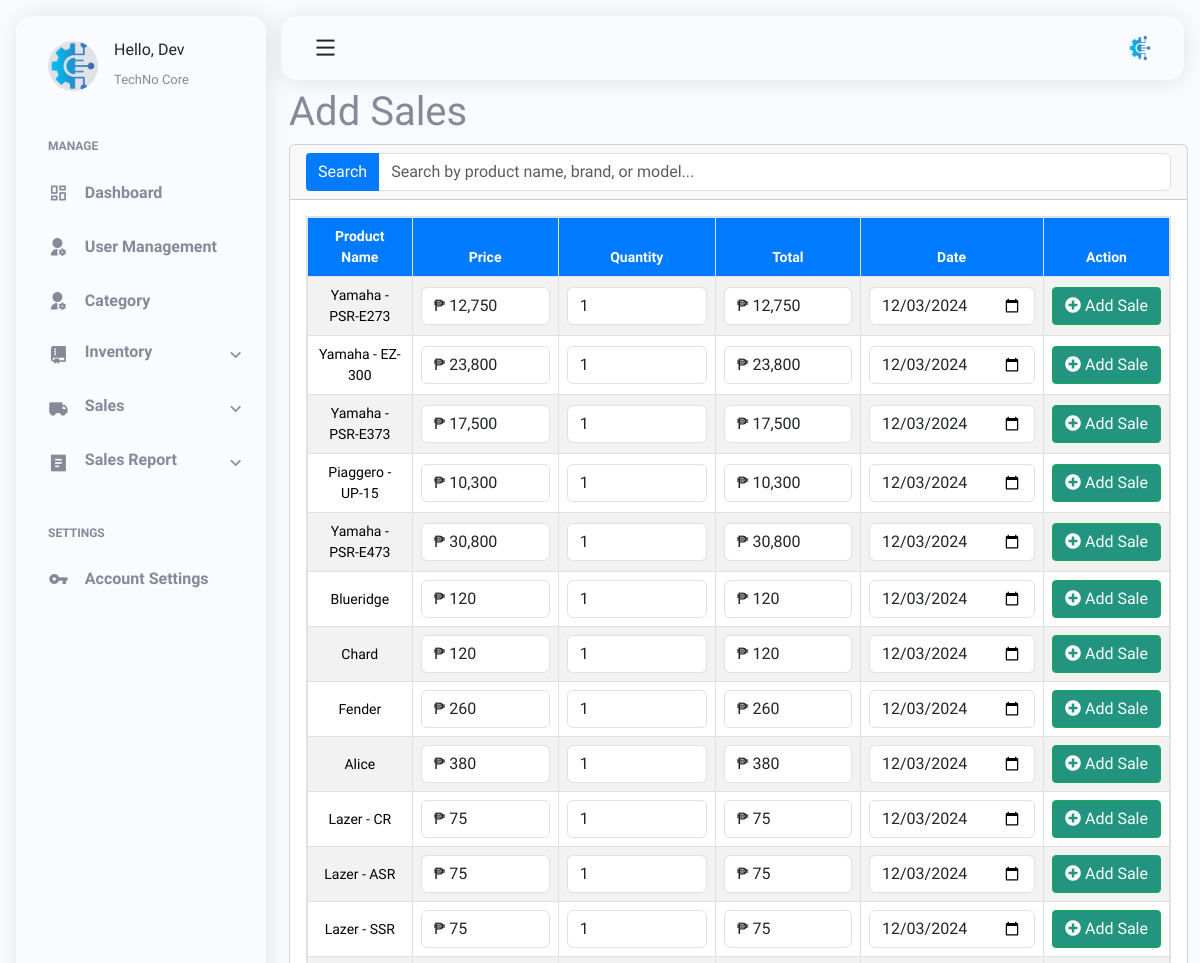
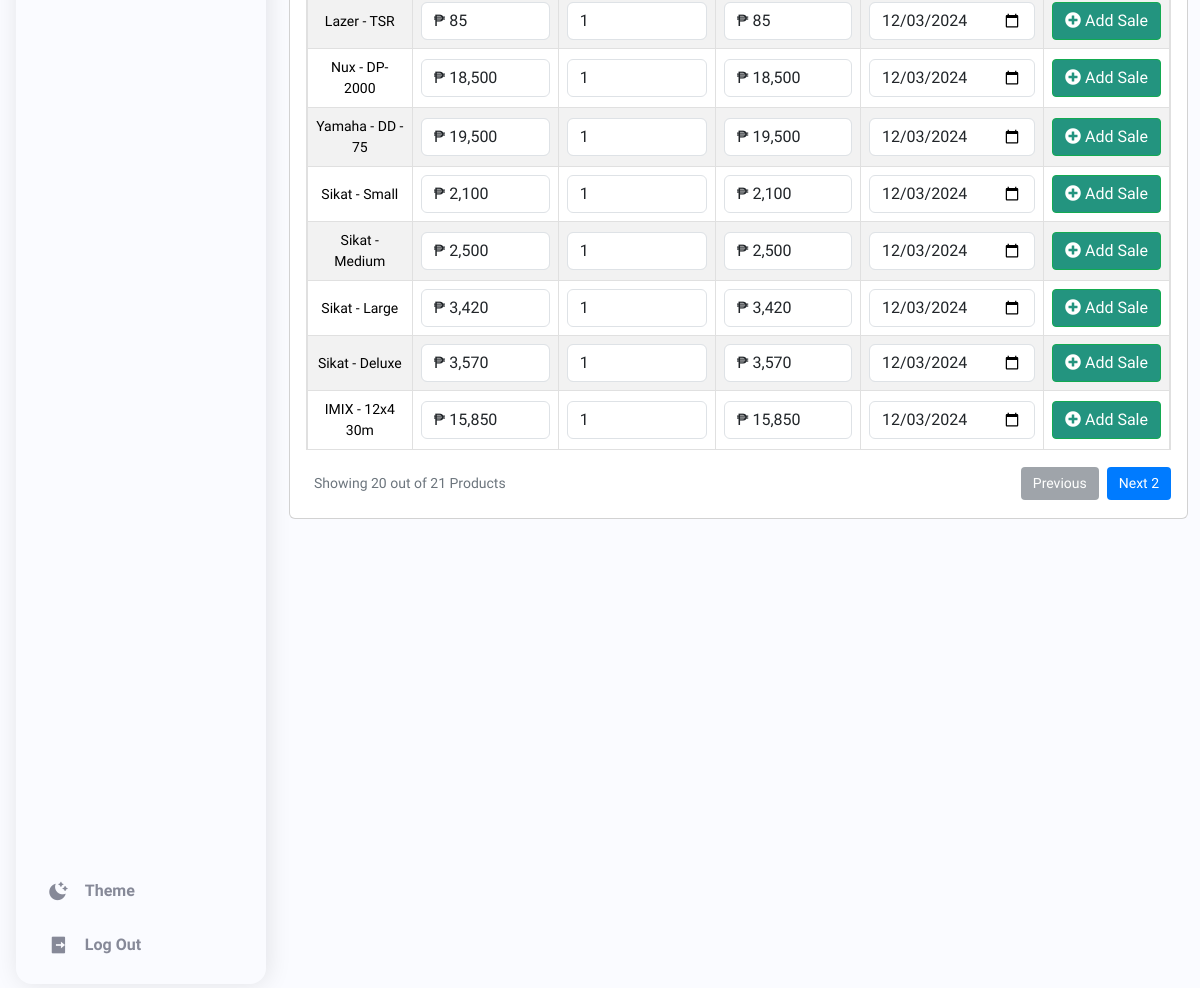
/pages/add_sales.php (signed in), run on the app's committed database (2 pictures, top to bottom).
### tables this page shows
CREATE TABLE `products` (
  `prod_id` int(11) UNSIGNED NOT NULL,
  `photo` varchar(255) DEFAULT NULL,
  `name` varchar(255) NOT NULL,
  `quantity` varchar(50) DEFAULT NULL,
  `prod_brand` varchar(100) DEFAULT NULL,
  `prod_model` varchar(100) DEFAULT NULL,
  `sale_price` decimal(25,2) NOT NULL,
  `categorie_id` int(11) UNSIGNED NOT NULL,
  `media_id` int(11) DEFAULT 0,
  `created_at` timestamp NOT NULL DEFAULT current_timestamp(),
  `updated_at` timestamp NOT NULL DEFAULT current_timestamp()
);

### pages/add_sales.php (the view, shortened to what this page needs)
<?php
include('../layouts/header.php');
require_once '../includes/load.php';
$searchTerm = isset($_GET['ProductSearch']) ? trim($_GET['ProductSearch']) : '';
$quantities = isset($_GET['quantity']) ? $_GET['quantity'] : [];
global $conn;
?>
<link rel="stylesheet" href="../lib/addsales/addsales.css">
<main class="main container" id="main">
    <?php include('../layouts/sidebar.php'); ?>
    <h1 class="dash-fix">Add Sales</h1>
    <div class="main__container">
        <div class="col-lg-12">
            <div class="card">
                <div class="card-header">
                    <form action="" method="get" id="searchForm">
                        <div class="input-group">
                            <button type="submit" class="btn btn-primary">Search</button>
                            <input type="text" class="form-control" name="ProductSearch" id="ProductSearch"
                                placeholder="Search by product name, brand, or model..."
                                value="<?= htmlspecialchars($searchTerm) ?>" required>
                        </div>
                    </form>
                </div>
                <div class="card-body">
                    <div class="table-responsive" style="height: 61vh; overflow-y: auto;">
                        <form action="" method="get" id="salesForm">
                            <table class="table table-striped table-bordered"
                                style="text-align: center; vertical-align: middle;">
                                <thead>
                                    <tr>
                                        <th>Product Name</th>
                                        <th>Price</th>
                                        <th>Quantity</th>
                                        <th>Total</th>
                                        <th>Date</th>
                                        <th>Action</th>
                                    </tr>
                                </thead>
                                <tbody id="productTableBody">
                                    <?php
                                    if (!empty($searchTerm)) {
                                        $stmt = $conn->prepare(
                                            "SELECT prod_id, name, sale_price, prod_brand, prod_model
                                             FROM products
                                             WHERE name LIKE ? OR prod_brand LIKE ? OR prod_model LIKE ?"
                                        );
                                        $searchLike = "%" . $searchTerm . "%";
                                        $stmt->execute([$searchLike, $searchLike, $searchLike]);
                                    } else {
                                        $stmt = $conn->query("SELECT prod_id, name, sale_price FROM products");
                                    }
                                    while ($row = $stmt->fetch()) {
                                        $currentDate = date('Y-m-d');
                                        $prod_id = $row['prod_id'];
                                        $price = $row['sale_price'];
                                        $quantity = isset($quantities[$prod_id]) ? $quantities[$prod_id] : 1;
                                        $totalPrice = number_format($price * $quantity, 0);
                                    ?>
                                    <tr>
                                        <td class="text-center"><?= htmlspecialchars($row['name']) ?></td>
                                        <td class="text-center">
                                            <input type="text" class="form-control price-input" readonly
                                                value="₱ <?= number_format($price, 0, '.', ',') ?>" name="price[<?= $prod_id ?>]">
                                        </td>
                                        <td class="text-center">
                                            <input type="number" class="form-control quantity-input" min="1" value="<?= $quantity ?>"
                                                name="quantity[<?= $prod_id ?>]" required data-prod-id="<?= $prod_id ?>">
                                        </td>
                                        <td class="text-center">
                                            <input type="text" class="form-control total-price"
                                                value="₱ <?= $totalPrice ?>" readonly data-prod-id="<?= $prod_id ?>">
                                        </td>
                                        <td class="text-center">
                                            <input type="date" class="form-control" value="<?= $currentDate ?>"
                                                name="sale_date[<?= $prod_id ?>]" required>
                                        </td>
                                        <td class="text-center">
                                            <button type="button" class="sale-button btn addSaleButton"
                                                data-prod-id="<?= $prod_id ?>" style="white-space: nowrap;">
                                                <i class="fa fa-plus-circle"></i> Add Sale
                                            </button>
                                        </td>
                                    </tr>
                                    <?php } ?>
                                </tbody>
                            </table>
                        </form>
                    </div>
                    <div class="pagination-container d-flex gap-2">
                        <span class="total-users me-auto p-2">Showing results</span>
                        <button class="prev-page btn btn-secondary" disabled>Previous</button>
                        <button class="next-page btn btn-secondary" disabled>Next</button>
                    </div>
                </div>
            </div>
        </div>
    </div>
</body>
</html>

### assets/css/main.css (style rules this page uses)
:root { --header-height: 3.5rem; --maincontent-height: 3.5rem; --first-color: hsl(228, 85%, 63%); --title-color: hsl(228, 18%, 16%); --text-color: hsl(228, 8%, 56%); --body-color: hsl(228, 100%, 99%); --shadow-color: hsla(228, 80%, 4%, 0.1); --body-font: "Nunito Sans", system-ui; --normal-font-size: 0.938rem; --smaller-font-size: 0.75rem; --tiny-font-size: 0.75rem; --font-regular: 400; --font-semi-bold: 600; --z-tooltip: 10; --z-fixed: 100; }
@media screen and (min-width: 1150px) { :root { --normal-font-size: 1rem; --smaller-font-size: 0.813rem; } }
* { box-sizing: border-box; padding: 0; margin: 0; }
body { font-family: var(--body-font); font-size: var(--normal-font-size); background-color: var(--body-color); color: var(--text-color); transition: background-color 0.4s; }
button { all: unset; }
.container { margin-inline: 1.5rem; overflow: hidden; }
.main { padding-top: 5rem; }
@media screen and (min-width: 1150px) { .main { padding-left: 265px; padding-top: 5.5rem; transition: padding 0.4s; overflow: hidden; } }
@media (min-width: 1080px) { .container, .container-lg, .container-md, .container-sm { max-width: 98vw; } }

### data on the page
products: name "Yamaha - PSR-E273", sale_price+prod_id "₱ 12,750", prod_id "1", value "12/03/2024"
products: name "Yamaha - EZ-300", sale_price "₱ 23,800", prod_id "1", sale_price+prod_id "₱ 23,800", value "12/03/2024"
products: name "Yamaha - PSR-E373", sale_price "₱ 17,500", prod_id "1", sale_price+prod_id "₱ 17,500", value "12/03/2024"
products: name "Piaggero - UP-15", sale_price "₱ 10,300", prod_id "1", sale_price+prod_id "₱ 10,300", value "12/03/2024"
products: name "Yamaha - PSR-E473", sale_price "₱ 30,800", prod_id "1", sale_price+prod_id "₱ 30,800", value "12/03/2024"
products: name "Blueridge", sale_price "₱ 120", prod_id "1", sale_price+prod_id "₱ 120", value "12/03/2024"
products: name "Chard", sale_price "₱ 120", prod_id "1", sale_price+prod_id "₱ 120", value "12/03/2024"
products: name "Fender", sale_price "₱ 260", prod_id "1", sale_price+prod_id "₱ 260", value "12/03/2024"
products: name "Alice", sale_price "₱ 380", prod_id "1", sale_price+prod_id "₱ 380", value "12/03/2024"
products: name "Lazer - CR", sale_price "₱ 75", prod_id "1", sale_price+prod_id "₱ 75", value "12/03/2024"
products: name "Lazer - ASR", sale_price "₱ 75", prod_id "1", sale_price+prod_id "₱ 75", value "12/03/2024"
products: name "Lazer - SSR", sale_price "₱ 75", prod_id "1", sale_price+prod_id "₱ 75", value "12/03/2024"
products: name "Lazer - TSR", sale_price "₱ 85", prod_id "1", sale_price+prod_id "₱ 85", value "12/03/2024"
products: name "Nux - DP-2000", sale_price "₱ 18,500", prod_id "1", sale_price+prod_id "₱ 18,500", value "12/03/2024"
products: name "Yamaha - DD - 75", sale_price "₱ 19,500", prod_id "1", sale_price+prod_id "₱ 19,500", value "12/03/2024"
products: name "Sikat - Small", sale_price "₱ 2,100", prod_id "1", sale_price+prod_id "₱ 2,100", value "12/03/2024"
products: name "Sikat - Medium", sale_price "₱ 2,500", prod_id "1", sale_price+prod_id "₱ 2,500", value "12/03/2024"
products: name "Sikat - Large", sale_price "₱ 3,420", prod_id "1", sale_price+prod_id "₱ 3,420", value "12/03/2024"
products: name "Sikat - Deluxe", sale_price "₱ 3,570", prod_id "1", sale_price+prod_id "₱ 3,570", value "12/03/2024"
products: name "IMIX - 12x4 30m", sale_price "₱ 15,850", prod_id "1", sale_price+prod_id "₱ 15,850", value "12/03/2024"
